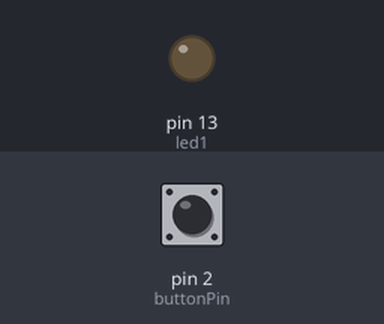
A sketch run on a simulated Arduino Uno, built with avr-gcc and run on an emulated ATmega328P. Shown: output pins drawn as LEDs (lit = HIGH). The test bench sets the inputs (shaded band); at power-on: pin 2 (buttonPin) HIGH.

Above: at 0.5 s.
At 45.6 s:
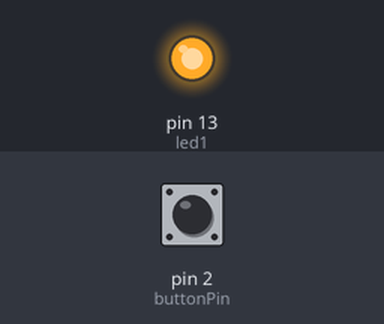
Timing chart, 0 to 48.5 s (numbered marks = the images above):
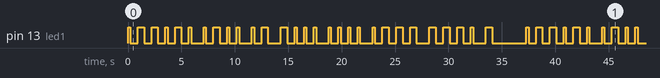

Measured:
- by itself, pin 13 (led1): moves between LOW and HIGH, repeating every 37.3 s
- by itself, everything shown: repeats every 37.3 s, in 58 steps

The sketch:

blinking.ino
```cpp
// Morse Code Display using LED and Button

// Pin assignments
int led1 = LED_BUILTIN;   // LED connected to the built-in LED pin
int buttonPin = 2;        // Push button for resetting the name
bool isButtonPressed = false; // Flag to indicate if the button is pressed

void setup() {
  pinMode(led1, OUTPUT);   // Set LED pin as an output
  pinMode(buttonPin, INPUT_PULLUP); // Set button pin as an input with pull-up resistor
  attachInterrupt(digitalPinToInterrupt(buttonPin), resetName, FALLING); // Attach interrupt to button pin
}

void loop() {
  if (isButtonPressed) {
    resetName();          // Call resetName function if the button is pressed
    isButtonPressed = false; // Reset the button press flag
  }

  // Display "Prabhjot" in Morse code
  // P (.--.)
  blinkDot(); delay(500);
  blinkDash(); delay(500);
  blinkDash(); delay(500);
  blinkDot(); delay(500);
  blinkDash(); delay(500);
  blinkDot(); delay(1000);

  // r (.-.)
  blinkDot(); delay(500);
  blinkDash(); delay(500);
  blinkDot(); delay(500);
  blinkDot(); delay(1000);

  // a (.-)
  blinkDot(); delay(500);
  blinkDash(); delay(1000);

  // b (-...)
  blinkDash(); delay(500);
  blinkDot(); delay(500);
  blinkDot(); delay(500);
  blinkDot(); delay(1000);

  // h (....)
  blinkDot(); delay(500);
  blinkDot(); delay(500);
  blinkDot(); delay(500);
  blinkDot(); delay(1000);

  // j (.---)
  blinkDot(); delay(500);
  blinkDash(); delay(500);
  blinkDash(); delay(500);
  blinkDash(); delay(1000);

  // o (---)
  blinkDash(); delay(500);
  blinkDash(); delay(500);
  blinkDash(); delay(500);
  blinkDot(); delay(1000);

  // t (-)
  blinkDash(); delay(1000);

  delay(2000);  // Gap between words
}
// Function to blink a dot
void blinkDot() {
  digitalWrite(led1, HIGH);
  delay(200);
  digitalWrite(led1, LOW);
  delay(200);
}
// Function to blink a dash
void blinkDash() {
  digitalWrite(led1, HIGH);
  delay(600);
  digitalWrite(led1, LOW);
  delay(200);
}

void resetName() {
  // Reset the name display here
  digitalWrite(led1, LOW);
  delay(1000);
  digitalWrite(led1, HIGH);
  delay(1000);
  digitalWrite(led1, LOW);
  delay(1000);
}
```
